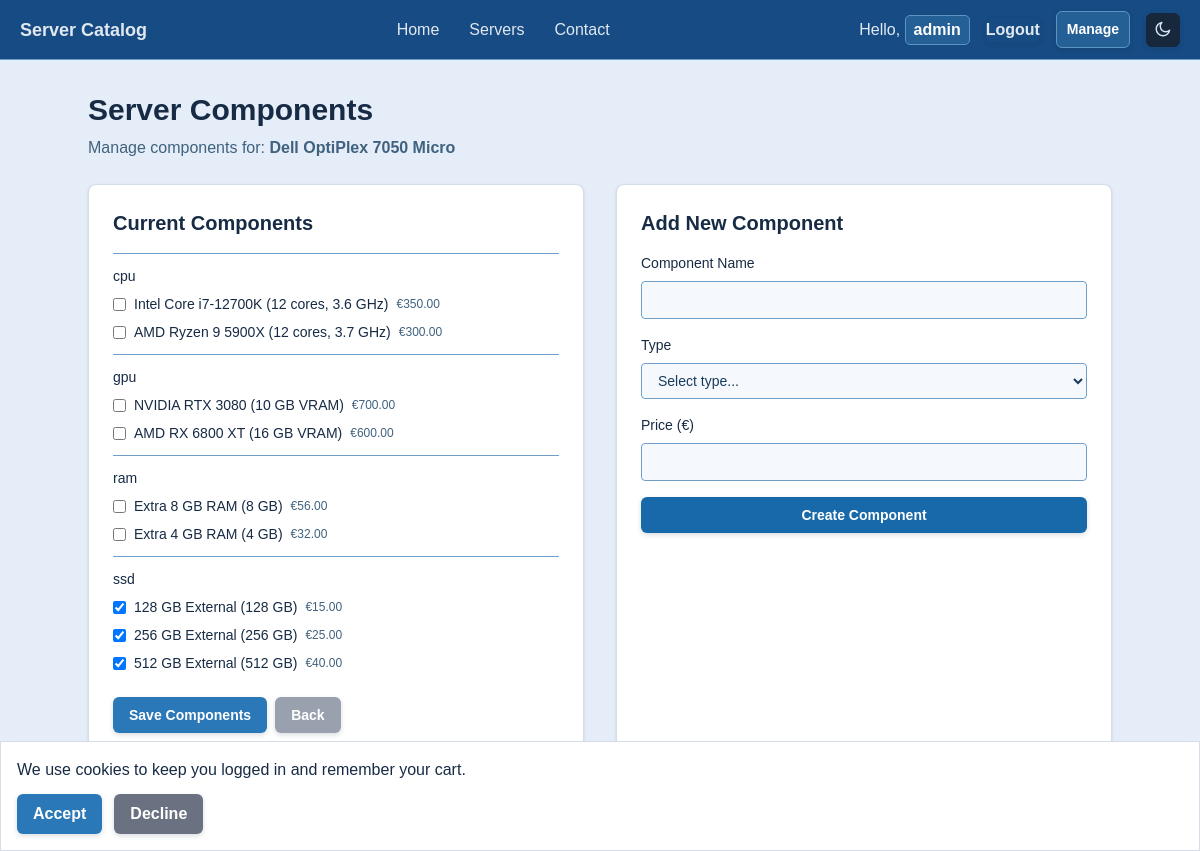
Screenshot of /public/admin/servers.php?action=components&id=2 (signed in) with the database file from the repository.
### tables this page shows
CREATE TABLE `servers` (
  `id` int(11) NOT NULL,
  `name` varchar(255) NOT NULL,
  `description` text DEFAULT NULL,
  `image` varchar(255) DEFAULT NULL,
  `base_price` decimal(10,2) NOT NULL,
  `available` tinyint(1) NOT NULL DEFAULT 1,
  `created_at` timestamp NOT NULL DEFAULT current_timestamp(),
  `default_ram` decimal(8,3) DEFAULT NULL,
  `default_storage` int(11) DEFAULT NULL,
  `default_cpu_cores` int(11) DEFAULT NULL,
  `default_gpu_vram` int(11) DEFAULT NULL
);

CREATE TABLE `components` (
  `id` int(11) NOT NULL,
  `name` varchar(255) NOT NULL,
  `type` enum('ram','cpu','ssd','hdd','gpu','storage') NOT NULL,
  `value` varchar(50) NOT NULL,
  `price` decimal(10,2) NOT NULL,
  `server_id` int(11) DEFAULT NULL,
  `available` tinyint(1) NOT NULL DEFAULT 1
);

### src/controllers/admin/ServerController.php (called while the page is built, shortened)
<?php
require_once base_path('src/Models/Server.php');
require_once base_path('src/Models/Component.php');
require_once base_path('src/Models/ServerComponent.php');
class ServerController {
    private $serverModel;
    private $componentModel;
    private $serverComponentModel;
    public function __construct($pdo) {
        $this->serverModel = new Server($pdo);
        $this->componentModel = new Component($pdo);
        $this->serverComponentModel = new ServerComponent($pdo);
    }
    public function components($id) {
    $server = $this->serverModel->getByIdAdmin($id);
    $allComponents = $this->componentModel->getAll();
    $serverComponents = $this->serverComponentModel->getServerComponents($id);
    $componentModel = $this->componentModel;
    require base_path('templates/admin/server-components.php');
}
}

### src/models/Server.php (called while the page is built, shortened)
<?php
class Server {
    private $pdo;
    public function __construct($pdo) {
        $this->pdo = $pdo;
    }
    public function getByIdAdmin($id) {
        $stmt = $this->pdo->prepare("SELECT * FROM servers WHERE id = :id");
        $stmt->execute([':id' => $id]);
        return $stmt->fetch();
    }
}

### src/models/Component.php (called while the page is built, shortened)
<?php
class Component {
    private $pdo;
    public function __construct($pdo) {
        $this->pdo = $pdo;
    }
    public function getAll() {
        $stmt = $this->pdo->query("SELECT * FROM components WHERE available = TRUE ORDER BY type");
        return $stmt->fetchAll();
    }
    public function getComponentDisplay($component) {
    return $component['name'] . ' (' . $component['value'] . ')';
}
}

### src/models/ServerComponent.php (called while the page is built, shortened)
<?php
class ServerComponent {
    private $pdo;
    public function __construct($pdo) {
        $this->pdo = $pdo;
    }
    public function getServerComponents($server_id) {
        $stmt = $this->pdo->prepare(
            "SELECT component_id FROM server_components WHERE server_id = :server_id"
        );
        $stmt->execute([':server_id' => $server_id]);
        return $stmt->fetchAll(PDO::FETCH_COLUMN);
    }
}

### templates/admin/server-components.php (the view, shortened to what this page needs)
<?php require base_path('templates/header.php'); ?>
<main class="p-8">
    <div class="max-w-5xl mx-auto">
        <h1 class="text-3xl font-bold mb-2">Server Components</h1>
        <p class="text-gray-600 mb-6">Manage components for: <span class="font-semibold"><?= htmlspecialchars($server['name']) ?></span></p>
        <div class="grid grid-cols-2 gap-8">
            <div class="bg-white rounded-lg shadow p-6">
                <h2 class="text-xl font-semibold mb-4">Current Components</h2>
                <form method="POST" id="componentsForm">
                    <div class="space-y-3">
                        <?php
                        $componentsByType = [];
                        foreach ($allComponents as $component) {
                            $type = $component['type'];
                            if (!isset($componentsByType[$type])) {
                                $componentsByType[$type] = [];
                            }
                            $componentsByType[$type][] = $component;
                        }
                        ?>
                        <?php foreach (['cpu', 'gpu', 'ram', 'ssd', 'hdd'] as $type): ?>
                            <?php if (isset($componentsByType[$type])): ?>
                            <div class="border-t pt-3">
                                <h3 class="font-medium text-sm mb-2"><?= $type ?></h3>
                                <div class="space-y-2">
                                    <?php foreach ($componentsByType[$type] as $component): ?>
                                    <label class="flex items-center">
                                        <input type="checkbox" name="components[]" value="<?= $component['id'] ?>"
                                            <?= in_array($component['id'], $serverComponents) ? 'checked' : '' ?>
                                            class="mr-2">
                                        <span class="text-sm"><?= htmlspecialchars($componentModel->getComponentDisplay($component)) ?></span>
                                        <span class="text-gray-500 text-xs ml-2">€<?= number_format($component['price'], 2) ?></span>
                                    </label>
                                    <?php endforeach; ?>
                                </div>
                            </div>
                            <?php endif; ?>
                        <?php endforeach; ?>
                    </div>
                    <div class="mt-6 flex gap-2">
                        <button type="submit" class="bg-green-600 text-white px-4 py-2 rounded hover:bg-green-700 text-sm">
                            Save Components
                        </button>
                        <a href="servers.php" class="bg-gray-400 text-white px-4 py-2 rounded hover:bg-gray-500 text-sm">
                            Back
                        </a>
                    </div>
                </form>
            </div>
            <div class="bg-white rounded-lg shadow p-6">
                <h2 class="text-xl font-semibold mb-4">Add New Component</h2>
                <form method="POST" action="servers.php?action=components&id=<?= $server['id'] ?>" id="createComponentForm" class="notification-validation-form" novalidate>
                    <div class="space-y-4">
                        <div>
                            <label class="block text-sm font-medium mb-2">Component Name</label>
                            <input type="text" name="name" class="w-full border rounded px-3 py-2 text-sm" required>
                        </div>
                        <div>
                            <label class="block text-sm font-medium mb-2">Type</label>
                            <select name="type" id="componentType" class="w-full border rounded px-3 py-2 text-sm" required onchange="updateComponentFields()">
                                <option value="">Select type...</option>
                            </select>
                        </div>
                        <div>
                            <label class="block text-sm font-medium mb-2">Price (€)</label>
                            <input type="number" name="price" class="w-full border rounded px-3 py-2 text-sm" step="0.01" min="0" required>
                        </div>
                        <button type="submit" class="w-full bg-blue-600 text-white px-4 py-2 rounded hover:bg-blue-700 text-sm">
                            Create Component
                        </button>
                    </div>
                </form>
            </div>
        </div>
    </div>
</main>
<?php require base_path('templates/footer.php'); ?>

### public/css/main.css (style rules this page uses)
* { box-sizing: border-box; }
button, a[class*="bg-"], a[style*="background-color"], .btn, .custom-file-button { transition: transform 0.2s ease, box-shadow 0.2s ease, opacity 0.2s ease, background-color 0.2s ease; }
body { font-family: Arial, Helvetica, sans-serif; background-color: #cbe3c5; color: #222; transition: background-color 0.2s ease, color 0.2s ease; }
html, body { min-height: 100%; }
body { display: flex; flex-direction: column; min-height: 100vh; }
main { flex: 1 0 auto; }

### public/css/admin.css (style rules this page uses)
.admin-page { background-color: #e4edf8; color: #172b45; }
.admin-page main { background-color: #e4edf8; }
.admin-page .bg-white { background-color: #ffffff !important; border: 1px solid #d4dce7; }
.admin-page button, .admin-page a[class*="bg-"] { border-radius: 6px; font-weight: 600; box-shadow: 0 2px 5px rgb(23 43 69 / 16%); }
.admin-page .border-gray-200, .admin-page .border-gray-300, .admin-page .border, .admin-page .border-b, .admin-page .border-t { border-color: #6f9fc8 !important; }
.admin-page .text-gray-600, .admin-page .text-gray-500, .admin-page .text-gray-400, .admin-page .text-gray-700 { color: #40627f !important; }
.admin-page input, .admin-page select, .admin-page textarea { border-color: #7fa8ca !important; background-color: #f5f9fd !important; color: #173b5d !important; }
.admin-page .bg-green-600, .admin-page .bg-green-500 { background-color: #2b78b8 !important; }
.admin-page .custom-file-button, .admin-page button.bg-green-600, .admin-page button.bg-green-500 { background-color: #2b78b8 !important; color: #ffffff !important; }
.admin-page .bg-blue-600, .admin-page .bg-blue-500 { background-color: #1769aa !important; }

### rows the page displays
servers: name "Dell OptiPlex 7050 Micro"
components: $componentModel->getComponentDisplay($component) "Intel Core i7-12700K (12 cores, 3.6 GHz)", price "350.00"
components: $componentModel->getComponentDisplay($component) "AMD Ryzen 9 5900X (12 cores, 3.7 GHz)", price "300.00"
components: $componentModel->getComponentDisplay($component) "NVIDIA RTX 3080 (10 GB VRAM)", price "700.00"
components: $componentModel->getComponentDisplay($component) "AMD RX 6800 XT (16 GB VRAM)", price "600.00"
components: $componentModel->getComponentDisplay($component) "Extra 8 GB RAM (8 GB)", price "56.00"
components: $componentModel->getComponentDisplay($component) "Extra 4 GB RAM (4 GB)", price "32.00"
components: id "☑", $componentModel->getComponentDisplay($component) "128 GB External (128 GB)", price "15.00"
components: id "☑", $componentModel->getComponentDisplay($component) "256 GB External (256 GB)", price "25.00"
components: id "☑", $componentModel->getComponentDisplay($component) "512 GB External (512 GB)", price "40.00"

### other values shown
$_SESSION['user_name'] "admin"
$type "cpu"
$type "gpu"
$type "ram"
$type "ssd"
